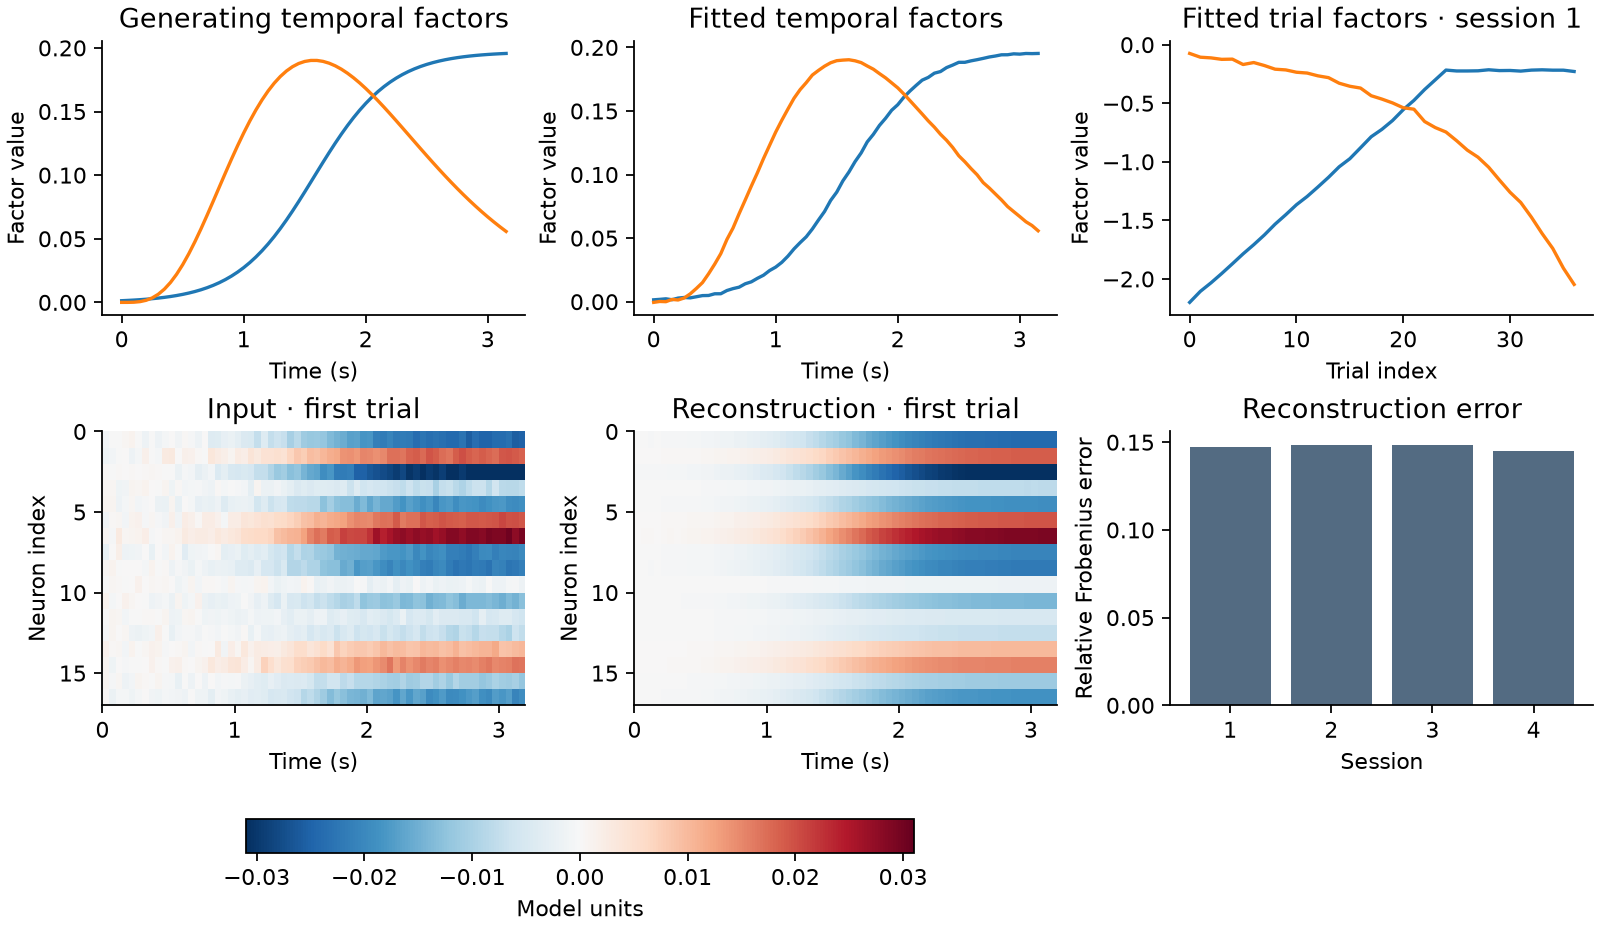

Recreate this plot in Python.
"""Simulate, fit and plot a rank-two Neuralign model; no external data needed.

Run: python examples/quickstart.py
The figure is saved next to this script as quickstart.png.
"""

from pathlib import Path

import matplotlib.pyplot as plt
import numpy as np

from neuralign import NeuralignConfig, NeuralignModel
from neuralign.simulation import simulate_sessions


def main():
    sessions, truth = simulate_sessions(seed=42)
    config = NeuralignConfig(
        rank=2, max_iter=500, patience=100, seed=42, progress=False
    )
    factors = NeuralignModel(sessions, config=config).fit("cpu")
    view = factors.session(0)
    reconstructed = view.reconstructed_tensor().detach().numpy()

    fig, axes = plt.subplots(2, 3, figsize=(10, 5.8), layout="constrained")
    time = truth["time"]
    for column, (V, title) in enumerate(
        (
            (truth["V"], "Generating temporal factors"),
            (factors.V.detach().numpy(), "Fitted temporal factors"),
        )
    ):
        axes[0, column].plot(time, V)
        axes[0, column].set(title=title, xlabel="Time (s)", ylabel="Factor value")
    axes[0, 2].plot(view.trial_factors.detach().numpy())
    axes[0, 2].set(
        title="Fitted trial factors · session 1",
        xlabel="Trial index",
        ylabel="Factor value",
    )

    measured = sessions[0].numpy()[:, :, 0]
    predicted = reconstructed[:, :, 0]
    limit = np.quantile(np.abs(np.stack([measured, predicted])), 0.99)
    for ax, values, title in zip(
        axes[1, :2],
        (measured, predicted),
        ("Input · first trial", "Reconstruction · first trial"),
    ):
        image = ax.imshow(
            values,
            aspect="auto",
            cmap="RdBu_r",
            vmin=-limit,
            vmax=limit,
            extent=(time[0], time[-1] + 0.05, len(values), 0),
        )
        ax.set(title=title, xlabel="Time (s)", ylabel="Neuron index")
    fig.colorbar(
        image,
        ax=axes[1, :2],
        label="Model units",
        orientation="horizontal",
        shrink=0.7,
        pad=0.15,
    )
    errors = [
        float(
            np.linalg.norm(Z.numpy() - v.reconstructed_tensor().detach().numpy())
            / np.linalg.norm(Z.numpy())
        )
        for Z, v in zip(sessions, factors)
    ]
    axes[1, 2].bar(np.arange(1, len(errors) + 1), errors, color="#536B82")
    axes[1, 2].set(
        title="Reconstruction error",
        xlabel="Session",
        ylabel="Relative Frobenius error",
        xticks=np.arange(1, len(errors) + 1),
    )
    for ax in axes.flat:
        ax.spines[["top", "right"]].set_visible(False)
    # Component order, sign and scale can differ from the generating factors.
    destination = Path(__file__).with_suffix(".png")
    fig.savefig(destination, dpi=160)
    print(f"Saved {destination}; mean relative error: {np.mean(errors):.3f}")
    plt.show()
    return factors


if __name__ == "__main__":
    main()
